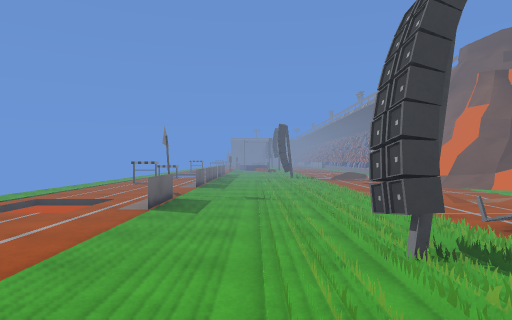
view 1 (above)

18 first-person views from a walk through a Unity game level. The camera is 1.5 m above the floor, looks level and sees 75° across. The floor is counted in squares, 2.01 m on a side. Each view is taken from the middle of a square. On the plan, view 1 faces up. The plan holds only what a view shows up to about 11 squares ahead; the rest is blank. The place goes on beyond the plan. The player is left out. Surface patterns are stand-ins for the level's own textures.

view 2
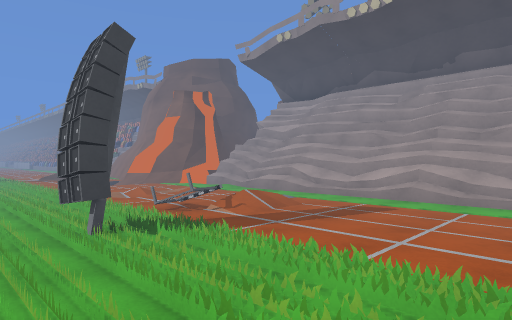

view 3
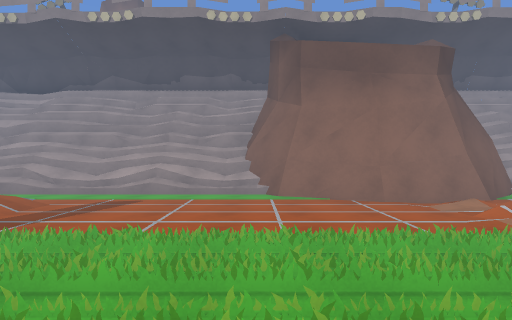

view 4
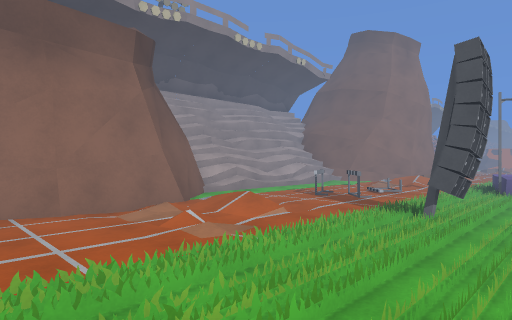

view 5
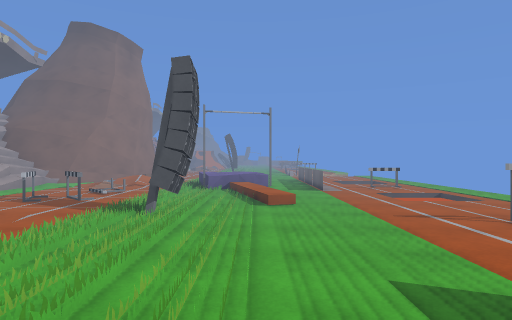

view 6
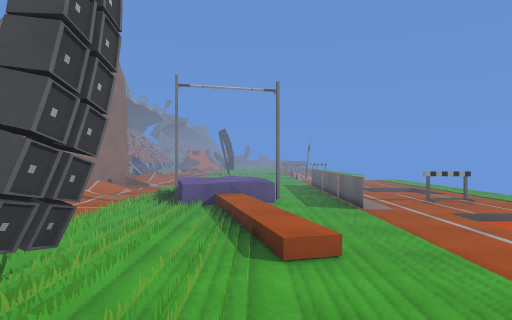

view 7
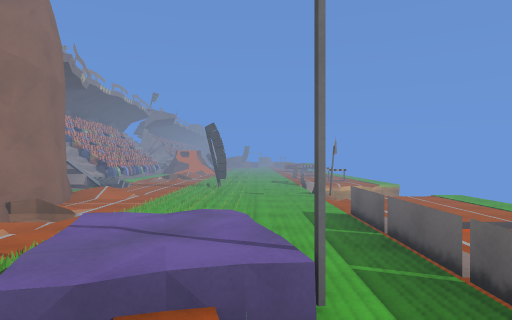

view 8
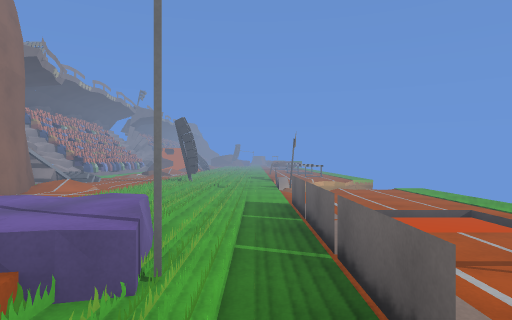

view 9
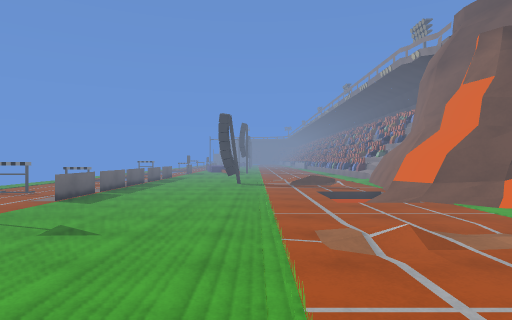

view 10
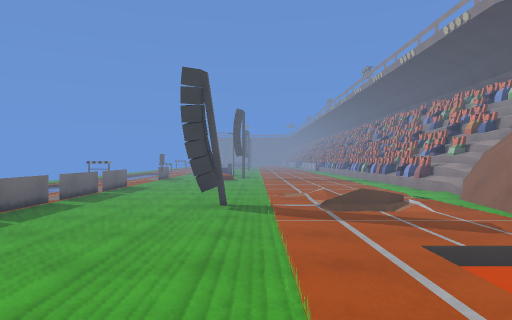

view 11
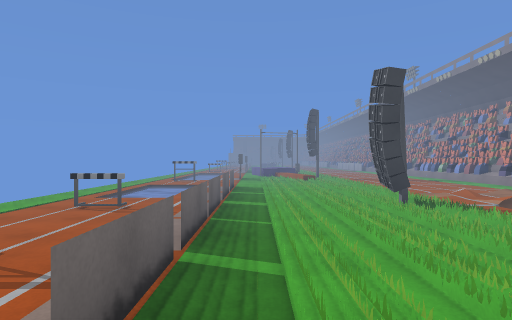

view 12
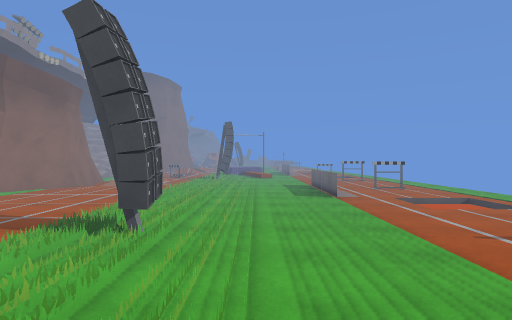

view 13
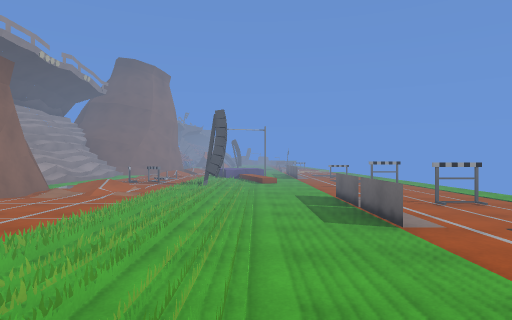

view 14
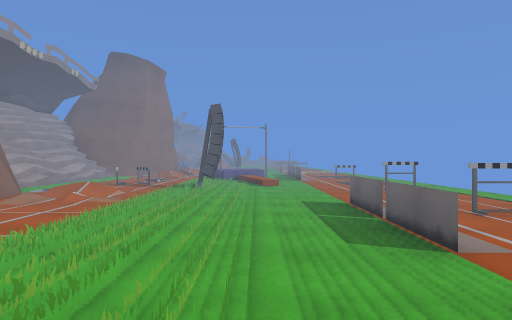

view 15
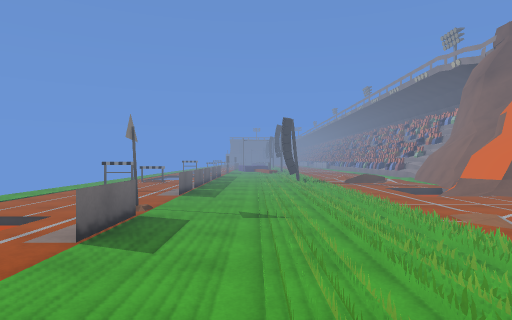

view 16
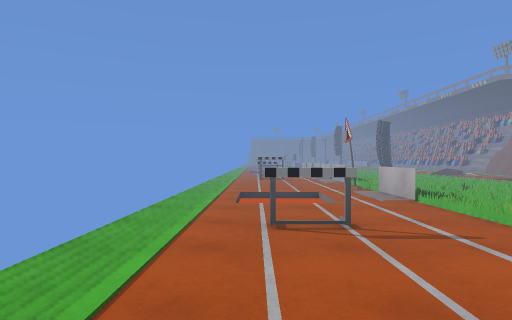

view 17
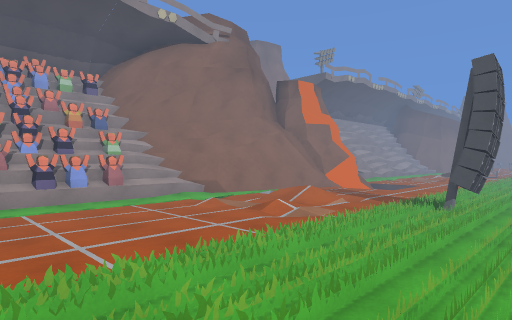

view 18
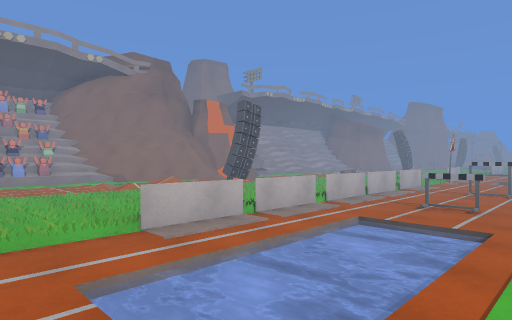

### Floor plan
Key: @ floor where view 1 was taken; # wall or solid block; x gap in a wall; . main floor; - floor 0.25 m lower than the main floor; / step, stairs or slope; = window, fence, low wall or low ledge; ≈ water the walk keeps out of; ^ raised ledge; v drop or lower ground.
Columns run from 5 left of view 1 to 7 right of it. Each row starts with its distance up from view 1.
 19 ............#
 18 .≈≈........=#
 17 .≈≈=.......=#
 16 .≈≈x......./#
 15 .≈≈=....////#
 14 ........=//##
 13 .#.=..#.//.#
 12 ...=.......#
 11 .#.=.....//#
 10 ...=.....-##
  9 ...=...../##
  8 ...........##
  7 .........../#
  6 .-/=....////#
  5 .//=..../../#
  4 ......../../#
  3 ......#.=/ /#
  2 .........../#
  1 .//......../#
  0 .-/..@...../#
 -1 ...=......./#
 -2 ...=.......##
 -3 .#.=......##
 -4 ......../.##
 -5 ........./##
 -6 ........ //##
 -7 ......#..../#
 -8 .//../...=./#
 -9 .-/../...../#
-10 .//=./..=../#
-11 .#/=.==..../^
-12 ...=.==.////#
-13 .-/=.=..///##
-14 .//=..  //##
-15 ......../##
-16 ........./#
-17 ...#...../#
-18    v....//#
-19     ......##
-20     ......=

Positions as (right, up) in squares from view 1, and headings:
1: (0, 0), facing up
2: (0, -1), facing up-right
3: (-1, -1), facing right
4: (0, -2), facing down-right
5: (0, -2), facing down
6: (0, -5), facing down
7: (0, -9), facing down
8: (-1, -9), facing down
9: (2, 3), facing up
10: (2, 8), facing up
11: (-1, 8), facing up
12: (0, 6), facing down
13: (0, 3), facing down
14: (0, 2), facing down
15: (0, 2), facing up
16: (-4, 0), facing up
17: (0, 19), facing down-right
18: (-5, 19), facing down-right
